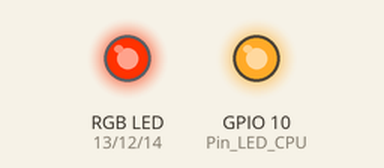
Simulated run of this sketch. Board: ESP8266 (NodeMCU). Parts: an RGB LED mixed from three pins (HIGH = lit), output pins drawn as LEDs (lit = HIGH).

Above: at 1.3 s.
At 5.5 s:
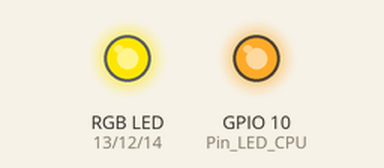
At 9.9 s:
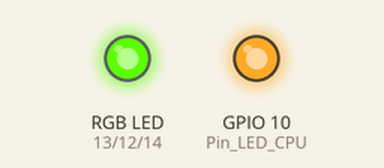
At 18.7 s:
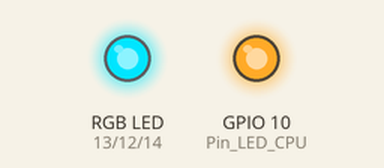
At 27.3 s:
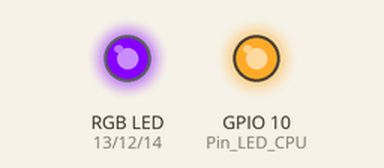
At 36.05 s:
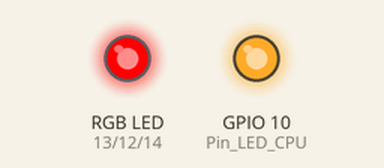
Timing chart, 0 to 40.0 s (numbered marks = the images above):
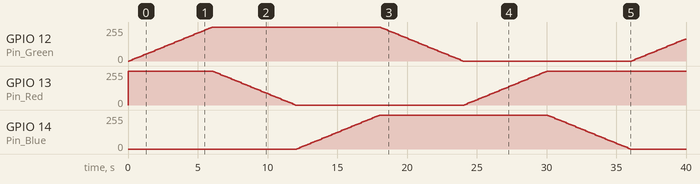

The sketch:

LightRGB.ino
```cpp
#include <ESP8266WiFi.h>
//---------------------------------------------------------------------------------
const int Pin_LED_CPU =          10;

const int Pin_Red =              13;
const int Pin_Green =            12;
const int Pin_Blue =             14;
const int PWM_Range =            256;

const uint8_t HSVlights[61] =
{0, 4, 8, 13, 17, 21, 25, 30, 34, 38, 42, 47, 51, 55, 59, 64, 68, 72, 76,
81, 85, 89, 93, 98, 102, 106, 110, 115, 119, 123, 127, 132, 136, 140, 144,
149, 153, 157, 161, 166, 170, 174, 178, 183, 187, 191, 195, 200, 204, 208,
212, 217, 221, 225, 229, 234, 238, 242, 246, 251, 255};
//---------------------------------------------------------------------------------
//---------------------------------------------------------------------------------
//---------------------------------------------------------------------------------
//////////////////////////////////////////////////////////////////////////////////////////////////////////
void Set_Value_LED_CPU(bool Value)
{
  digitalWrite(Pin_LED_CPU, Value?LOW:HIGH);
}
//////////////////////////////////////////////////////////////////////////////////////////////////////////
void Set_Value_RGB(int Red, int Green, int Blue)
{
  analogWrite(Pin_Red, Red);
  analogWrite(Pin_Green, Green);
  analogWrite(Pin_Blue, Blue);
}
//////////////////////////////////////////////////////////////////////////////////////////////////////////
// the real HSV rainbow
void trueHSV(int angle)
{
  byte red, green, blue;

  if (angle<60) {red = 255; green = HSVlights[angle]; blue = 0;} else
  if (angle<120) {red = HSVlights[120-angle]; green = 255; blue = 0;} else
  if (angle<180) {red = 0, green = 255; blue = HSVlights[angle-120];} else
  if (angle<240) {red = 0, green = HSVlights[240-angle]; blue = 255;} else
  if (angle<300) {red = HSVlights[angle-240], green = 0; blue = 255;} else
                 {red = 255, green = 0; blue = HSVlights[360-angle];}
  Set_Value_RGB(red, green, blue);
}
//////////////////////////////////////////////////////////////////////////////////////////////////////////
void setup()
{

  ///
  //{
  pinMode(Pin_LED_CPU, OUTPUT);
  analogWriteRange(PWM_Range);
  //}

  Set_Value_LED_CPU(false);
  Set_Value_RGB(0, 0, 20);

  Serial.begin(115200);
  Serial.println();

}
//////////////////////////////////////////////////////////////////////////////////////////////////////////
void loop()
{

  for (int k=0; k<360; k++)
  {
    trueHSV(k);
    delay(100);
  }

}
```

Measured:
- by itself, GPIO 14 (Pin_Blue): rises from 0/255 to 254/255 in 5.9 s, then falls to 0/255 in 18.0 s
- by itself, GPIO 12 (Pin_Green): 0/255 → 3/255 at 0.10 s, → 7/255 0.10 s later, → 12/255 0.10 s later, → 16/255 0.10 s later, … (159 changes in this stretch)
- by itself, GPIO 13 (Pin_Red): 0/255 → 254/255 at 0.00 s, → 250/255 6.1 s later, → 245/255 0.10 s later, → 241/255 0.10 s later, … (121 changes in this stretch)
